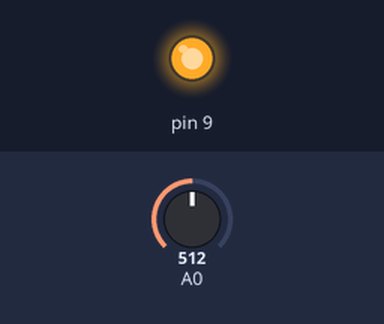
The sketch below on a simulated Arduino Uno, built with avr-gcc and run on an emulated ATmega328P. On the bench: output pins drawn as LEDs (lit = HIGH). The inputs (shaded band) are chosen by the test bench; at power-on: A0 = 512. What the sketch prints to the serial monitor is not drawn.

Above: at 1.8 s.
1.9 s: A0 set to 67
3.4 s: A0 set to 60
At 4.4 s:
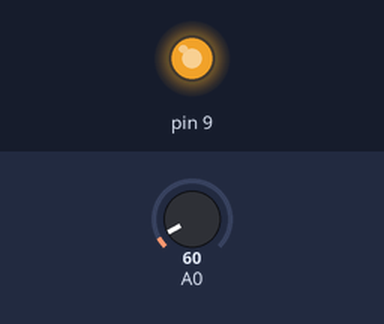
5.5 s: A0 set to 20
At 7.1 s:
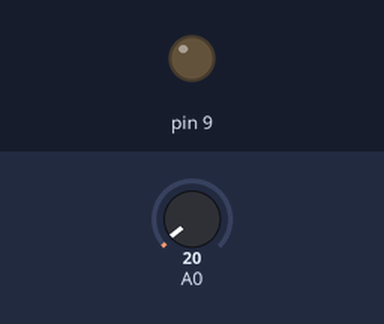
Timing chart, 0 to 8.6 s (numbered marks = the images above; inputs shaded):
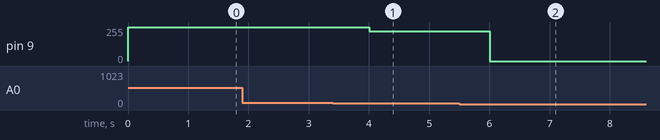

Measured:
- after the input at 1.9 s, every drawn part: stays the same
- after the input at 3.4 s, pin 9: 255/255 → 223/255 after 0.60 s
- after the input at 5.5 s, pin 9: 223/255 → 0/255 after 0.51 s

The sketch:

thermometer-and-pwm-control.ino
```cpp
int outputValue;

void setup()
{
  Serial.begin(9600);
}

void loop()
{
  // Get ADC value, covert to celcius and fahrenheit
  float millivolts = (analogRead(0)/1024.0) * 5 * 1000;
  int c = round(millivolts / 10);
  int f = round((c*9/5) + 32);

  // Set PWM value based on celcius value
  if (c < 24)
    outputValue = 0;
  else if ((c >= 24) && (c <= 30))
    outputValue = map(c, 24, 30, 64, 255);
  else if (c > 30)
    outputValue = 255;

  // Output PWM value
  analogWrite(9, outputValue);
  // Scale PWM value from range 0-255 to 0-100
  int outputPercentage = map(outputValue, 0, 255, 0, 100);

  Serial.print(c);
  Serial.write(176);
  Serial.print("C,");
  Serial.print(f);
  Serial.write(176);
  Serial.print("F,");
  Serial.print(outputPercentage);
  Serial.print("%.");

  delay(1000);
}
```
